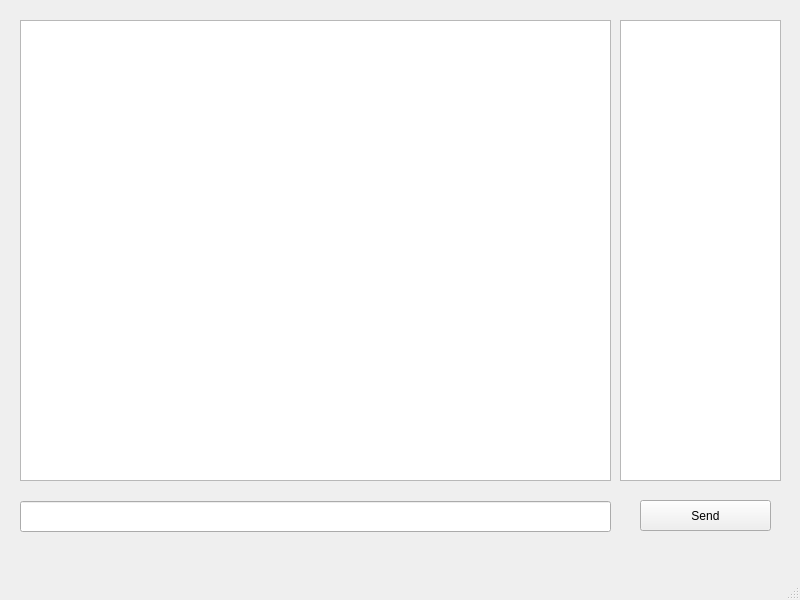
<?xml version="1.0" encoding="UTF-8"?>
<ui version="4.0">
 <class>MainWindow</class>
 <widget class="QMainWindow" name="MainWindow">
  <property name="geometry">
   <rect>
    <x>0</x>
    <y>0</y>
    <width>800</width>
    <height>600</height>
   </rect>
  </property>
  <property name="windowTitle">
   <string>MainWindow</string>
  </property>
  <widget class="QWidget" name="centralwidget">
   <widget class="QPushButton" name="pushButton">
    <property name="geometry">
     <rect>
      <x>640</x>
      <y>500</y>
      <width>131</width>
      <height>31</height>
     </rect>
    </property>
    <property name="text">
     <string>Send</string>
    </property>
   </widget>
   <widget class="QTextEdit" name="textEdit">
    <property name="geometry">
     <rect>
      <x>20</x>
      <y>20</y>
      <width>591</width>
      <height>461</height>
     </rect>
    </property>
   </widget>
   <widget class="QTextEdit" name="textEdit_2">
    <property name="geometry">
     <rect>
      <x>620</x>
      <y>20</y>
      <width>161</width>
      <height>461</height>
     </rect>
    </property>
   </widget>
   <widget class="QLineEdit" name="lineEdit">
    <property name="geometry">
     <rect>
      <x>20</x>
      <y>501</y>
      <width>591</width>
      <height>31</height>
     </rect>
    </property>
   </widget>
  </widget>
  <widget class="QMenuBar" name="menubar">
   <property name="geometry">
    <rect>
     <x>0</x>
     <y>0</y>
     <width>800</width>
     <height>22</height>
    </rect>
   </property>
  </widget>
  <widget class="QStatusBar" name="statusbar"/>
 </widget>
 <resources/>
 <connections/>
</ui>
